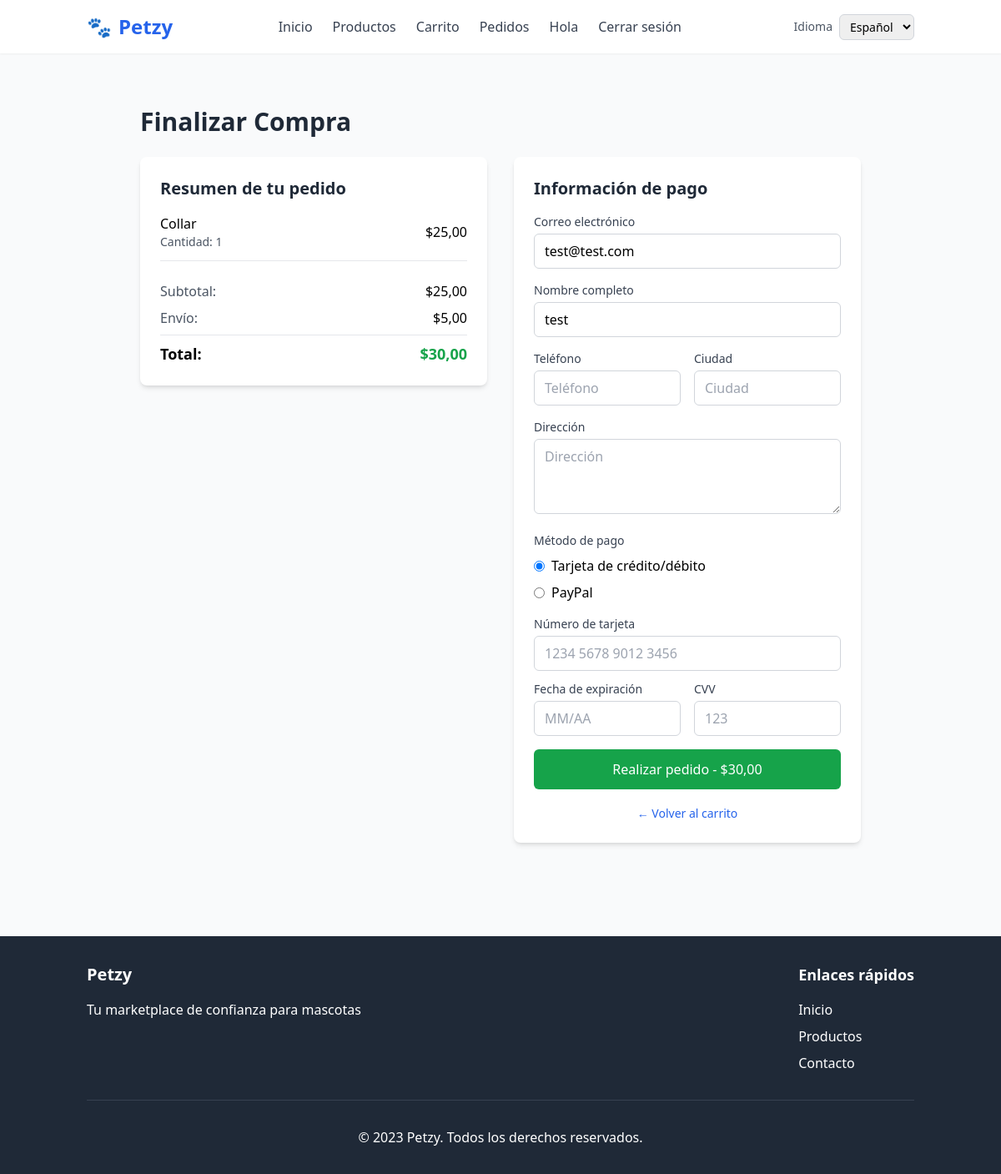
Page /orders/checkout/ (signed in) on the committed database.
### cart/models.py (models this page shows, shortened)
class CartItem(models.Model):
    cart = models.ForeignKey(Cart, on_delete=models.CASCADE, related_name="items")
    producto = models.ForeignKey(Producto, on_delete=models.CASCADE)
    cantidad = models.PositiveIntegerField(default=1)

### products/models.py (models this page shows, shortened)
class Producto(models.Model):
    vendedor = models.ForeignKey(Usuario, on_delete=models.CASCADE, related_name="productos")
    nombre = models.CharField(max_length=200)
    descripcion = models.TextField(blank=True)
    precio = models.DecimalField(max_digits=8, decimal_places=2)
    stock = models.PositiveIntegerField(default=0)
    categoria = models.CharField(max_length=100, blank=True)
    imagen = models.ImageField(upload_to='productos/', null=True, blank=True)
    fecha_creacion = models.DateTimeField(auto_now_add=True)

### users/models.py (models this page shows)
class Usuario(AbstractUser):
    pass

### orders/views.py (the view)
# urls.py: path("checkout/", checkout, name="checkout"),
@login_required
@ensure_csrf_cookie
def checkout(request):
    cart, created = Cart.objects.get_or_create(usuario=request.user)
    items_queryset = cart.items.select_related("producto")
    if not items_queryset.exists():
        messages.warning(request, _("Tu carrito está vacío"))
        return redirect("cart:detail")
    items = list(items_queryset)
    for item in items:
        if item.cantidad > item.producto.stock:
            messages.error(
                request,
                _("No hay suficiente stock de %(product)s") % {"product": item.producto.nombre},
            )
            return redirect("cart:detail")
    subtotal = sum(
        (item.producto.precio * item.cantidad for item in items),
        Decimal("0.00"),
    )
    shipping_cost = Decimal("5.00")
    total_with_shipping = subtotal + shipping_cost
    if request.method == "POST":
        form = CheckoutForm(request.POST)
        if form.is_valid():
            orden = Order.objects.create(usuario=request.user, estado="pendiente")
            total = Decimal("0.00")
            for item in items:
                OrderItem.objects.create(
                    order=orden,
                    producto=item.producto,
                    cantidad=item.cantidad,
                    precio_unitario=item.producto.precio,
                )
                item.producto.stock -= item.cantidad
                item.producto.save()
                total += item.producto.precio * item.cantidad
            orden.total = total
            orden.save()
            cart.items.filter(pk__in=[item.pk for item in items]).delete()
            messages.success(
                request,
                _("¡Orden #%(order_id)s creada exitosamente!") % {"order_id": orden.id},
            )
            return redirect("orders:confirm", order_id=orden.id)
        messages.error(
            request,
            _("Por favor corrige los errores en el formulario de pago."),
        )
    else:
        initial_data = {
            "email": request.user.email,
        }
        full_name = request.user.get_full_name()
        if full_name:
            initial_data["nombre"] = full_name
        elif getattr(request.user, "username", ""):
            initial_data["nombre"] = request.user.username
        form = CheckoutForm(initial=initial_data)
    return render(
        request,
        "orders/checkout.html",
        {
            "items": items,
            "subtotal": subtotal,
            "shipping_cost": shipping_cost,
            "total_with_shipping": total_with_shipping,
            "form": form,
        },
    )

### templates/orders/checkout.html (shortened to what this page needs)
{% extends "base.html" %}
{% load static i18n %}
{% block content %}
<div class="container mx-auto px-4 py-8 max-w-4xl">
    <h1 class="text-3xl font-bold text-gray-800 mb-6">Finalizar Compra</h1>
    <div class="flex flex-col lg:flex-row gap-8">
        <div class="w-full lg:w-1/2">
            <div class="bg-white rounded-lg shadow-md p-6 mb-6">
                <h2 class="text-xl font-semibold text-gray-800 mb-4">Resumen de tu pedido</h2>
                <div class="space-y-3">
                    {% for item in items %}
                    <div class="flex justify-between items-center border-b pb-3">
                        <div class="flex items-center">
                            <div>
                                <h4 class="font-medium">{{ item.producto.nombre }}</h4>
                                <p class="text-sm text-gray-600">Cantidad: {{ item.cantidad }}</p>
                            </div>
                        </div>
                        <span class="font-medium">${{ item.producto.precio|floatformat:2 }}</span>
                    </div>
                    {% endfor %}
                </div>
                <div class="mt-6 space-y-2">
                    <div class="flex justify-between">
                        <span class="text-gray-600">{% trans "Subtotal" %}:</span>
                        <span class="font-medium">${{ subtotal|floatformat:2 }}</span>
                    </div>
                    <div class="flex justify-between">
                        <span class="text-gray-600">{% trans "Envío" %}:</span>
                        <span class="font-medium">${{ shipping_cost|floatformat:2 }}</span>
                    </div>
                    <div class="flex justify-between border-t pt-2 mt-2">
                        <span class="text-lg font-semibold">{% trans "Total" %}:</span>
                        <span class="text-lg font-semibold text-green-600">${{ total_with_shipping|floatformat:2 }}</span>
                    </div>
                </div>
            </div>
        </div>
        <div class="w-full lg:w-1/2">
            <div class="bg-white rounded-lg shadow-md p-6">
                <h2 class="text-xl font-semibold text-gray-800 mb-4">Información de pago</h2>
                <form method="post" class="space-y-4" id="checkout-form">
                    <div>
                        <label for="{{ form.email.id_for_label }}" class="block text-sm font-medium text-gray-700 mb-1">
                            {{ form.email.label }}
                        </label>
                        {{ form.email }}
                    </div>
                    <div>
                        <label for="{{ form.nombre.id_for_label }}" class="block text-sm font-medium text-gray-700 mb-1">
                            {{ form.nombre.label }}
                        </label>
                        {{ form.nombre }}
                    </div>
                    <div class="grid grid-cols-2 gap-4">
                        <div>
                            <label for="{{ form.telefono.id_for_label }}" class="block text-sm font-medium text-gray-700 mb-1">
                                {{ form.telefono.label }}
                            </label>
                            {{ form.telefono }}
                        </div>
                        <div>
                            <label for="{{ form.ciudad.id_for_label }}" class="block text-sm font-medium text-gray-700 mb-1">
                                {{ form.ciudad.label }}
                            </label>
                            {{ form.ciudad }}
                        </div>
                    </div>
                    <div>
                        <label for="{{ form.direccion.id_for_label }}" class="block text-sm font-medium text-gray-700 mb-1">
                            {{ form.direccion.label }}
                        </label>
                        {{ form.direccion }}
                    </div>
                    <div>
                        <label class="block text-sm font-medium text-gray-700 mb-2">{{ form.metodo_pago.label }}</label>
                        <div class="space-y-2">
                            {% for radio in form.metodo_pago %}
                                <label class="flex items-center">
                                    {{ radio.tag }}
                                    <span class="ml-2">{{ radio.choice_label }}</span>
                                </label>
                            {% endfor %}
                        </div>
                    </div>
                    <div id="tarjeta-info" class="space-y-3"{% if form.metodo_pago.value != 'tarjeta' %} style="display: none;"{% endif %}>
                        <div>
                            <label for="{{ form.numero_tarjeta.id_for_label }}" class="block text-sm font-medium text-gray-700 mb-1">
                                {{ form.numero_tarjeta.label }}
                            </label>
                            {{ form.numero_tarjeta }}
                        </div>
                        <div class="grid grid-cols-2 gap-4">
                            <div>
                                <label for="{{ form.expiracion.id_for_label }}" class="block text-sm font-medium text-gray-700 mb-1">
                                    {{ form.expiracion.label }}
                                </label>
                                {{ form.expiracion }}
                            </div>
                            <div>
                                <label for="{{ form.cvv.id_for_label }}" class="block text-sm font-medium text-gray-700 mb-1">
                                    {{ form.cvv.label }}
                                </label>
                                {{ form.cvv }}
                            </div>
                        </div>
                    </div>
                    <button type="submit"
                            class="w-full bg-green-600 hover:bg-green-700 text-white font-medium py-3 px-4 rounded-md transition duration-200">
                        {% trans "Realizar pedido" %} - ${{ total_with_shipping|floatformat:2 }}
                    </button>
                </form>
                <div class="mt-4 text-center">
                    <a href="{% url 'cart:detail' %}" class="text-blue-600 hover:text-blue-800 text-sm">
                        ← Volver al carrito
                    </a>
                </div>
            </div>
        </div>
    </div>
</div>
{% endblock %}

### rows in the picture
CartItem: producto.nombre "Collar", cantidad "1", producto.precio "25,00"
Usuario: email "test@test.com"

### other values in the picture
{{ subtotal|floatformat:2 }} "25,00"
{{ shipping_cost|floatformat:2 }} "5,00"
{{ total_with_shipping|floatformat:2 }} "30,00"
{{ radio.choice_label }} "Tarjeta de crédito/débito" "PayPal"
form field language "Español"
